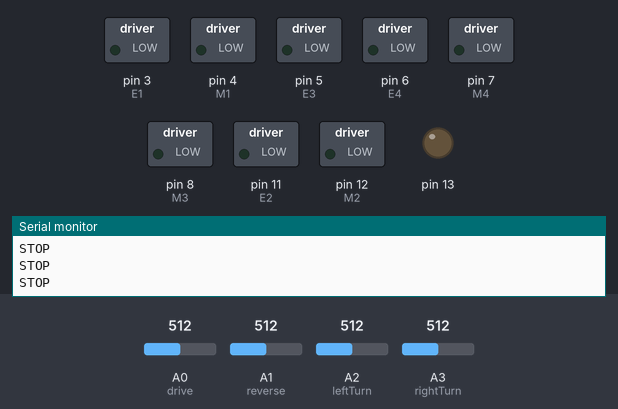
A sketch run on a simulated Arduino Uno, built with avr-gcc and run on an emulated ATmega328P. On the bench: switched loads named in the sketch (green lamp = pin HIGH), output pins drawn as LEDs (lit = HIGH), the last lines printed to the serial monitor. The test bench sets the inputs (shaded band); at power-on: A2 (leftTurn) = 512, A0 (drive) = 512, A1 (reverse) = 512, A3 (rightTurn) = 512.

Above: at 1.2 s.
1.3 s: A2 (leftTurn) set to 534
2.8 s: A2 (leftTurn) set to 564
At 3.4 s:
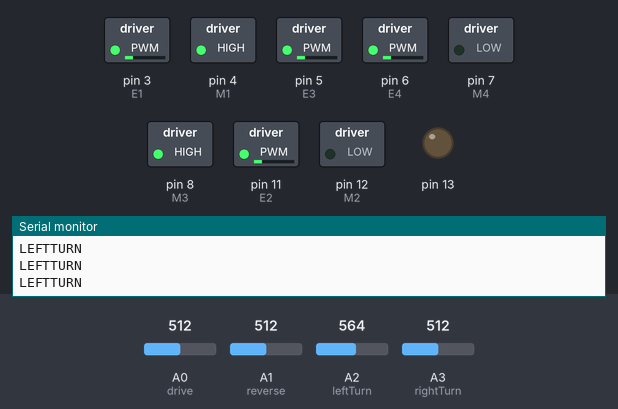
4.3 s: A0 (drive) set to 544
7.3 s: A0 (drive) set to 568
At 7.8 s:
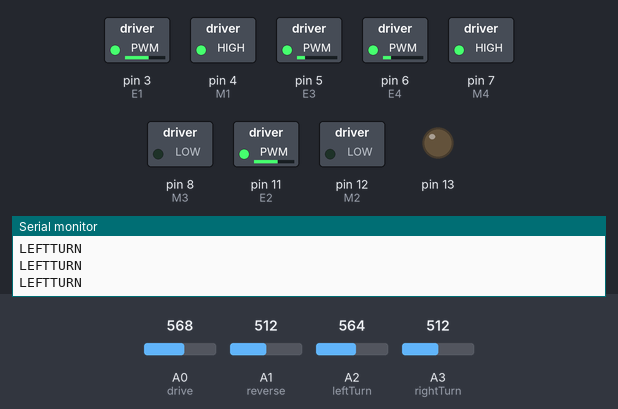
8.8 s: A1 (reverse) set to 534
10.3 s: A1 (reverse) set to 566
At 11.2 s:
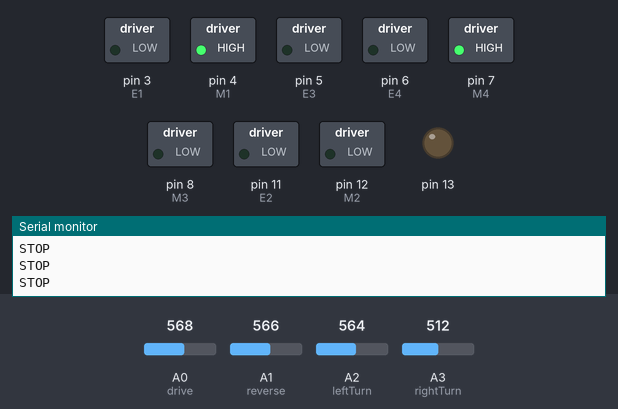
Timing chart, 0 to 12.8 s (numbered marks = the images above; inputs shaded):
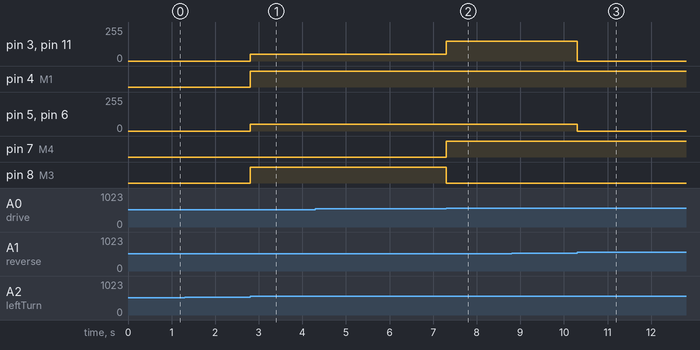

Measured:
- the behaviour switches between 550 and 551 on A2 (leftTurn) (found by bisection; images 0 and 1)
- the behaviour switches between 550 and 551 on A0 (drive) (found by bisection; images 1 and 2)
- the behaviour switches between 550 and 551 on A1 (reverse) (found by bisection; images 2 and 3)
- after the input at 2.8 s, pin 3 (E1), pin 5 (E3), pin 6 (E4), pin 11 (E2): 0/255 → 50/255 at once; pin 4 (M1), pin 8 (M3): LOW → HIGH at once
- after the input at 7.3 s, pin 3 (E1), pin 11 (E2): 50/255 → 150/255 at once; pin 7 (M4): LOW → HIGH at once; pin 8 (M3): HIGH → LOW at once
- after the input at 8.8 s, every drawn part: stays the same
- after the input at 10.3 s, pin 3 (E1), pin 11 (E2): 150/255 → 0/255 at once; pin 5 (E3), pin 6 (E4): 50/255 → 0/255 at once

The sketch:

Arduino.ino
```cpp
//MOTOR SETUP
const int E1 = 3; ///<Motor1 Speed - Back Right
const int E2 = 11;///<Motor2 Speed - Front Right
const int E3 = 5; ///<Motor3 Speed - Front Left
const int E4 = 6; ///<Motor4 Speed - Back Left

const int M1 = 4; ///<Motor1 Direction - Back Right
const int M2 = 12;///<Motor2 Direction - Front Right
const int M3 = 8; ///<Motor3 Direction - Front Left
const int M4 = 7; ///<Motor4 Direction - Back Left

/////////LOGIC/////////////////////////////////
//INPUT PINS
int drive = A0;
int reverse = A1;
int leftTurn = A2;
int rightTurn = A3;

//BOOLS
int go = 0;
int back = 0;
int left = 0;
int right = 0;

//digital interpretation of analogRead = 1024 / 5V * measured voltage
int logicHighCutOff = 550;
int logicLowCutOff = 60;

//SPEEDS
int drivingSpeed = 150;
int turningSpeed = 50;

enum Motor {
  MotorRight,
  MotorLeft,
  MotorBoth
};

//////DRIVING FUNCTIONS//////////////////////
void speedSet(Motor motor, int Speed) {
    if(motor == MotorLeft){
        analogWrite(E1, Speed);
        analogWrite(E2, Speed);
    }
    else if(motor == MotorRight){
        analogWrite(E3, Speed);
        analogWrite(E4, Speed);
    }
    else if(motor == MotorBoth){
        analogWrite(E1, Speed);
        analogWrite(E2, Speed);
        analogWrite(E3, Speed);
        analogWrite(E4, Speed);
    }
}

//DRIVING FUNCTION
void driving(Motor motor, bool Direction) {
    if (motor == MotorBoth){
        digitalWrite(M1, !Direction);  // Invert the direction for rear wheels
        digitalWrite(M2, Direction);
        digitalWrite(M3, Direction);
        digitalWrite(M4, !Direction);  // Invert the direction for rear wheels
    }
    else if (motor == MotorRight){
        digitalWrite(M1, !Direction);  // Invert the direction for rear right wheel
        digitalWrite(M2, Direction);
    }
    else if (motor == MotorLeft){
        digitalWrite(M3, Direction);
        digitalWrite(M4, !Direction);  // Invert the direction for rear left wheel
    }
}


////SETUP///////////////////////
void setup() {
  Serial.begin(9600);
  Serial.println("Starting session...");

  //SET PINS
  pinMode(drive, INPUT_PULLUP);
  pinMode(reverse, INPUT_PULLUP);
  pinMode(leftTurn, INPUT_PULLUP);
  pinMode(rightTurn, INPUT_PULLUP);

  for(int i=3;i<=8;i++) {
      pinMode(i,OUTPUT);
      digitalWrite(i, LOW);  // Initiate as LOW
  }

  for(int i=11;i<=13;i++) {
      pinMode(i,OUTPUT);
      digitalWrite(i, LOW);  // Initiate as LOW
  }
}


void loop() {
//UPDATING THE BOOLEANS
go = analogToDigitalRead(drive);
back = analogToDigitalRead(reverse);
left = analogToDigitalRead(leftTurn);
right = analogToDigitalRead(rightTurn);


 /////FORWARD DRIVE/////////////////////////////////////////
  if (go && !back) {
    driving(MotorBoth, 0);
    if (right) {
        speedSet(MotorLeft, turningSpeed);
        speedSet(MotorRight, drivingSpeed);
    } else if (left) {
        speedSet(MotorRight, turningSpeed);
        speedSet(MotorLeft, drivingSpeed);
    } else {
        speedSet(MotorBoth, drivingSpeed);
    }
  }

    //REVERSE
  else if (back && !go) {
    driving(MotorBoth, 1);
    if (right) {
        speedSet(MotorLeft, turningSpeed);
        speedSet(MotorRight, drivingSpeed);
    } else if (left) {
        speedSet(MotorRight, turningSpeed);
        speedSet(MotorLeft, drivingSpeed);
    } else {
        speedSet(MotorBoth, drivingSpeed);
    }
  }

//RIGHTTURN
else if(right && !go && !back){
    speedSet(MotorBoth, turningSpeed);
    if(!left){
        digitalWrite(M1, 0);
        digitalWrite(M3, 0);
        digitalWrite(M2, 1);
        digitalWrite(M4, 1);
        Serial.println("RIGHTTURN");
    }
    else{
        driving(MotorBoth, 0);
    }
}

//LEFTTURN
else if(left && !go && !back){
    speedSet(MotorBoth, turningSpeed);
    if(!right){
        digitalWrite(M1, 1);
        digitalWrite(M3, 1);
        digitalWrite(M2, 0);
        digitalWrite(M4, 0);
        Serial.println("LEFTTURN");
    }
    else{
        driving(MotorBoth, 0);
    }
}

    //IF YOU DON'T PRESS ANYTHING
    else{
        speedSet(MotorBoth, 0);
        Serial.println("STOP");
    }
}


bool analogToDigitalRead(int pin){
    if (analogRead(pin)>logicHighCutOff){
        return true;
    }
    else if (analogRead(pin)<logicLowCutOff)
    {
        return false;
    }
    else{
        return false;
    }

}
```
